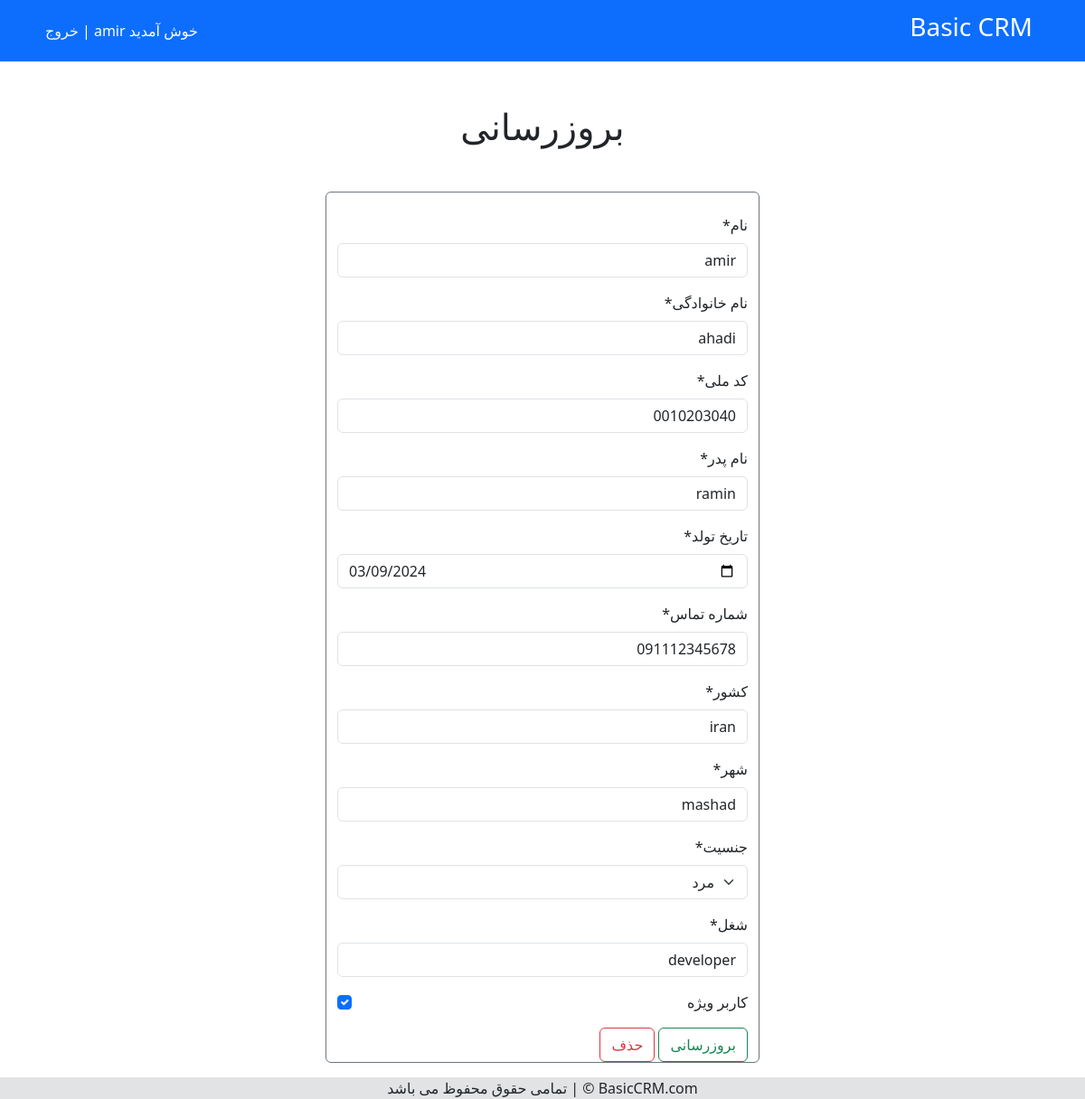
Screenshot of /1/update (signed in) with the database file from the repository.
### customers/models.py (models this page shows, shortened)
class Customer(models.Model):
    GENDER_CHOICES = [
        ('1', _('Male')),
        ('2', _('Female')),
        ('3', _('Other')),
    ]
    firstname = models.CharField(verbose_name=_("FirstName"), max_length=100)
    lastname = models.CharField(verbose_name=_("LastName"), max_length=100)
    nat_id = models.CharField(verbose_name=_("National_ID"), max_length=10)
    father_name = models.CharField(verbose_name=_("FatherName"), max_length=100)
    date_of_birth = models.DateField(verbose_name=_("Date of Birth"))
    phone_number = models.CharField(verbose_name=_("Phone Number"), max_length=12)
    country = models.CharField(verbose_name=_("Country"), max_length=50)
    city = models.CharField(verbose_name=_("City"), max_length=50)
    gender = models.CharField(verbose_name=_("Gender"), choices=GENDER_CHOICES, max_length=1)
    job = models.CharField(verbose_name=_("Job"), max_length=100)
    vip = models.BooleanField(verbose_name=_("VIP"), default=False)
    datetime_created = models.DateTimeField(verbose_name=_("Created DateTime"), auto_now_add=True)
    datetime_modified = models.DateTimeField(verbose_name=_("Modified DateTime"), auto_now=True)

### customers/views.py (the view)
# urls.py: path('<int:pk>/update', CustomerUpdateView.as_view(), name="customer_update"),
class CustomerUpdateView(LoginRequiredMixin, generic.UpdateView):
    model = Customer
    form_class = CustomerForm
    template_name = 'customers/customer_update.html'
    success_url = reverse_lazy('customers_list')

### customers/forms.py
class CustomerForm(forms.ModelForm):
    class Meta:
        model = Customer
        fields = ['firstname', 'lastname', 'nat_id', 'father_name', 'date_of_birth', 'phone_number', 'country', 'city',
                  'gender', 'job', 'vip', ]
        widgets = {
            'date_of_birth': forms.TextInput(attrs={'type': 'date'}),
        }

### customers/templates/customers/customer_update.html (shortened to what this page needs)
{% extends '_base.html' %}
{% load crispy_forms_tags %}
{% load i18n %}
{% block content %}
    <h1 class="d-flex justify-content-center mt-5">{% trans "Update" %}</h1>
    <div class="d-flex justify-content-center mt-5">
        <div class="card border-secondary" style="width:30rem;">
            <div class="container mt-4">
                <form action="" method="POST">
                    {{ form|crispy }}
                    <button type="submit" class="btn btn-outline-success">{% trans "Update" %}</button>
                    <a type="submit" class="btn btn-outline-danger" href="{% url 'customer_delete' customer.id %}" >{% trans "Delete" %}</a>
                </form>
            </div>
        </div>
    </div>
{% endblock content %}

### rows the page displays
Customer: firstname "amir", lastname "ahadi", nat_id "0010203040", father_name "ramin", date_of_birth "03/09/2024", phone_number "091112345678", country "iran", city "mashad", gender "مرد", job "developer", vip "☑"
